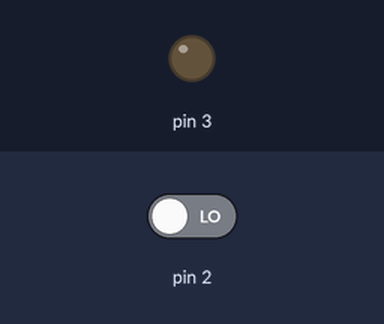
The sketch below on a simulated Arduino Uno, built with avr-gcc and run on an emulated ATmega328P. On the bench: output pins drawn as LEDs (lit = HIGH). Dashed ring = blinking. The inputs (shaded band) are chosen by the test bench; at power-on: pin 2 LOW. What the sketch prints to the serial monitor is not drawn.

Above: at 1.2 s.
1.3 s: pin 2 driven HIGH
At 1.63 s:
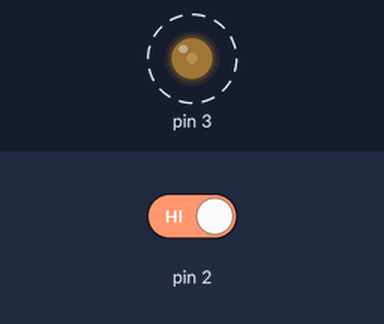
4.3 s: pin 2 driven LOW
At 4.58 s:
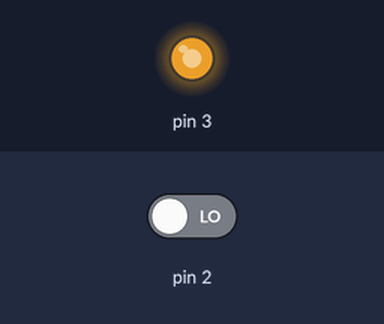
Timing chart, 0 to 13.3 s (numbered marks = the images above; inputs shaded):
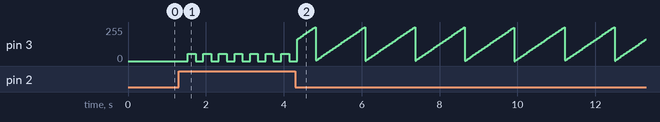

Measured:
- after the input at 1.3 s, pin 3: alternates 55/255 for 0.20 s and 0/255 for 0.20 s, starting after 0.23 s

The sketch:

on_off__analog_write.ino
```cpp
int button=2;
int now=0;
char var;
int i;
void setup() {
  pinMode(2,INPUT);
  pinMode(3,OUTPUT);
  Serial.begin(1200);
  // put your setup code here, to run once:

}

void loop() {


int value=digitalRead(2);
Serial.println(value);
if(value==1 && now==0)
{var=50;
 now=1;
 delay(200);
}
 else if( value==1 && now==1)
{
  var=LOW;
 now=0;
 delay(200);

}
if(now==1)
{
 var=var+5;
}

analogWrite(3,var);
}
```
